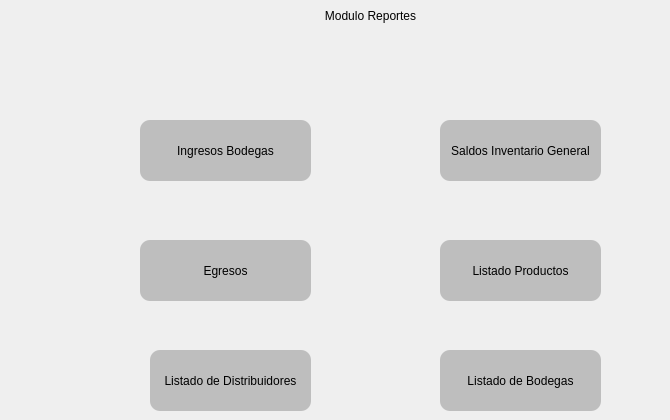
          <widget class="QWidget" name="page_reporte_txt">
           <widget class="QLabel" name="label_32">
            <property name="geometry">
             <rect>
              <x>80</x>
              <y>0</y>
              <width>581</width>
              <height>31</height>
             </rect>
            </property>
            <property name="styleSheet">
             <string notr="true">font: 75 18pt &quot;MS Shell Dlg 2&quot;;</string>
            </property>
            <property name="text">
             <string>Modulo Reportes</string>
            </property>
            <property name="alignment">
             <set>Qt::AlignCenter</set>
            </property>
           </widget>
           <widget class="QPushButton" name="btn_reportes_ingresos">
            <property name="geometry">
             <rect>
              <x>140</x>
              <y>120</y>
              <width>171</width>
              <height>61</height>
             </rect>
            </property>
            <property name="styleSheet">
             <string notr="true">QPushButton{
	
	border-radius:10px;
	background-color: rgb(190, 190, 190);
	font: 75 10pt &quot;MS Shell Dlg 2&quot;;

}

QPushButton:hover {      
	color: rgb(0, 170, 255);
	background-color: rgb(0, 0, 0);
    font: 75 10pt &quot;MS Shell Dlg 2&quot;;    
}</string>
            </property>
            <property name="text">
             <string>Ingresos Bodegas</string>
            </property>
           </widget>
           <widget class="QPushButton" name="btn_reportes_egresos_entre_bod">
            <property name="geometry">
             <rect>
              <x>140</x>
              <y>240</y>
              <width>171</width>
              <height>61</height>
             </rect>
            </property>
            <property name="styleSheet">
             <string notr="true">QPushButton{
	
	border-radius:10px;
	background-color: rgb(190, 190, 190);
	font: 75 10pt &quot;MS Shell Dlg 2&quot;;

}

QPushButton:hover {      
	color: rgb(0, 170, 255);
	background-color: rgb(0, 0, 0);
    font: 75 10pt &quot;MS Shell Dlg 2&quot;;    
}</string>
            </property>
            <property name="text">
             <string>Egresos</string>
            </property>
           </widget>
           <widget class="QPushButton" name="btn_resportes_saldos_inventario">
            <property name="geometry">
             <rect>
              <x>440</x>
              <y>120</y>
              <width>161</width>
              <height>61</height>
             </rect>
            </property>
            <property name="styleSheet">
             <string notr="true">QPushButton{
	
	border-radius:10px;
	background-color: rgb(190, 190, 190);
	font: 75 10pt &quot;MS Shell Dlg 2&quot;;

}

QPushButton:hover {      
	color: rgb(0, 170, 255);
	background-color: rgb(0, 0, 0);
    font: 75 10pt &quot;MS Shell Dlg 2&quot;;    
}</string>
            </property>
            <property name="text">
             <string>Saldos Inventario General</string>
            </property>
           </widget>
           <widget class="QPushButton" name="btn_reportes_listado_productos">
            <property name="geometry">
             <rect>
              <x>440</x>
              <y>240</y>
              <width>161</width>
              <height>61</height>
             </rect>
            </property>
            <property name="styleSheet">
             <string notr="true">QPushButton{
	
	border-radius:10px;
	background-color: rgb(190, 190, 190);
	font: 75 10pt &quot;MS Shell Dlg 2&quot;;

}

QPushButton:hover {      
	color: rgb(0, 170, 255);
	background-color: rgb(0, 0, 0);
    font: 75 10pt &quot;MS Shell Dlg 2&quot;;    
}</string>
            </property>
            <property name="text">
             <string>Listado Productos</string>
            </property>
           </widget>
           <widget class="QPushButton" name="btn_reportes_listado_bodegas">
            <property name="geometry">
             <rect>
              <x>440</x>
              <y>350</y>
              <width>161</width>
              <height>61</height>
             </rect>
            </property>
            <property name="styleSheet">
             <string notr="true">QPushButton{
	
	border-radius:10px;
	background-color: rgb(190, 190, 190);
	font: 75 10pt &quot;MS Shell Dlg 2&quot;;

}

QPushButton:hover {      
	color: rgb(0, 170, 255);
	background-color: rgb(0, 0, 0);
    font: 75 10pt &quot;MS Shell Dlg 2&quot;;    
}</string>
            </property>
            <property name="text">
             <string>Listado de Bodegas</string>
            </property>
           </widget>
           <widget class="QPushButton" name="btn_resportes_listado_distribuidores">
            <property name="geometry">
             <rect>
              <x>150</x>
              <y>350</y>
              <width>161</width>
              <height>61</height>
             </rect>
            </property>
            <property name="styleSheet">
             <string notr="true">QPushButton{
	
	border-radius:10px;
	background-color: rgb(190, 190, 190);
	font: 75 10pt &quot;MS Shell Dlg 2&quot;;

}

QPushButton:hover {      
	color: rgb(0, 170, 255);
	background-color: rgb(0, 0, 0);
    font: 75 10pt &quot;MS Shell Dlg 2&quot;;    
}</string>
            </property>
            <property name="text">
             <string>Listado de Distribuidores</string>
            </property>
           </widget>
          </widget>
